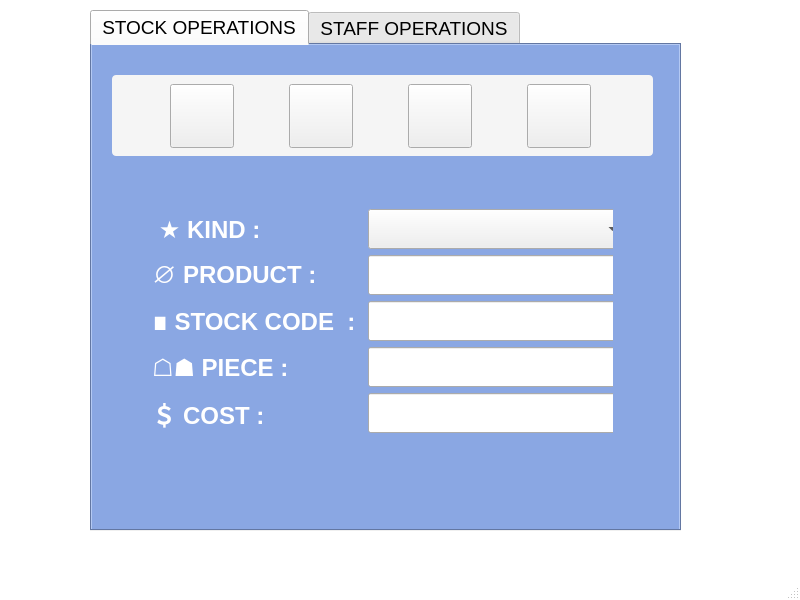
<?xml version="1.0" encoding="UTF-8"?>
<ui version="4.0">
 <class>MainWindow</class>
 <widget class="QMainWindow" name="MainWindow">
  <property name="geometry">
   <rect>
    <x>0</x>
    <y>0</y>
    <width>800</width>
    <height>600</height>
   </rect>
  </property>
  <property name="minimumSize">
   <size>
    <width>800</width>
    <height>600</height>
   </size>
  </property>
  <property name="maximumSize">
   <size>
    <width>800</width>
    <height>600</height>
   </size>
  </property>
  <property name="font">
   <font>
    <pointsize>14</pointsize>
   </font>
  </property>
  <property name="windowTitle">
   <string>MANAGER SCREEN</string>
  </property>
  <property name="styleSheet">
   <string notr="true"/>
  </property>
  <widget class="QWidget" name="centralwidget">
   <property name="minimumSize">
    <size>
     <width>800</width>
     <height>600</height>
    </size>
   </property>
   <property name="maximumSize">
    <size>
     <width>800</width>
     <height>600</height>
    </size>
   </property>
   <property name="styleSheet">
    <string notr="true">#centralwidget{
background-color: rgb(255, 255, 255);
}</string>
   </property>
   <widget class="QTabWidget" name="tabWidget">
    <property name="geometry">
     <rect>
      <x>90</x>
      <y>10</y>
      <width>591</width>
      <height>521</height>
     </rect>
    </property>
    <property name="styleSheet">
     <string notr="true">#tabWidget{
background-color: rgb(138, 167, 227);
}
</string>
    </property>
    <property name="currentIndex">
     <number>0</number>
    </property>
    <widget class="QWidget" name="tab">
     <property name="styleSheet">
      <string notr="true">#tab{
background-color: rgb(138, 167, 227);
}
</string>
     </property>
     <attribute name="title">
      <string>STOCK OPERATIONS</string>
     </attribute>
     <widget class="QWidget" name="formLayoutWidget">
      <property name="geometry">
       <rect>
        <x>60</x>
        <y>130</y>
        <width>461</width>
        <height>291</height>
       </rect>
      </property>
      <layout class="QFormLayout" name="formLayout">
       <item row="2" column="0">
        <widget class="QLabel" name="label">
         <property name="minimumSize">
          <size>
           <width>115</width>
           <height>40</height>
          </size>
         </property>
         <property name="font">
          <font>
           <pointsize>18</pointsize>
           <weight>75</weight>
           <bold>true</bold>
          </font>
         </property>
         <property name="styleSheet">
          <string notr="true">color:white;</string>
         </property>
         <property name="inputMethodHints">
          <set>Qt::ImhHiddenText</set>
         </property>
         <property name="frameShape">
          <enum>QFrame::NoFrame</enum>
         </property>
         <property name="text">
          <string>★ KIND : </string>
         </property>
         <property name="alignment">
          <set>Qt::AlignRight|Qt::AlignTrailing|Qt::AlignVCenter</set>
         </property>
        </widget>
       </item>
       <item row="2" column="1">
        <widget class="QComboBox" name="comboBox">
         <property name="minimumSize">
          <size>
           <width>256</width>
           <height>40</height>
          </size>
         </property>
         <property name="maximumSize">
          <size>
           <width>256</width>
           <height>40</height>
          </size>
         </property>
         <property name="baseSize">
          <size>
           <width>250</width>
           <height>40</height>
          </size>
         </property>
         <property name="font">
          <font>
           <weight>75</weight>
           <bold>true</bold>
          </font>
         </property>
         <property name="acceptDrops">
          <bool>false</bool>
         </property>
         <property name="maxVisibleItems">
          <number>10</number>
         </property>
         <item>
          <property name="text">
           <string> </string>
          </property>
         </item>
         <item>
          <property name="text">
           <string>GREENGROCERY</string>
          </property>
         </item>
         <item>
          <property name="text">
           <string>BUTCHER</string>
          </property>
         </item>
         <item>
          <property name="text">
           <string>CLEANING</string>
          </property>
         </item>
         <item>
          <property name="text">
           <string>LEGUMES</string>
          </property>
         </item>
        </widget>
       </item>
       <item row="3" column="0">
        <widget class="QLabel" name="label_9">
         <property name="minimumSize">
          <size>
           <width>115</width>
           <height>40</height>
          </size>
         </property>
         <property name="font">
          <font>
           <pointsize>18</pointsize>
           <weight>75</weight>
           <bold>true</bold>
          </font>
         </property>
         <property name="styleSheet">
          <string notr="true">color:white;</string>
         </property>
         <property name="inputMethodHints">
          <set>Qt::ImhHiddenText</set>
         </property>
         <property name="frameShape">
          <enum>QFrame::NoFrame</enum>
         </property>
         <property name="text">
          <string>∅ PRODUCT : </string>
         </property>
         <property name="alignment">
          <set>Qt::AlignRight|Qt::AlignTrailing|Qt::AlignVCenter</set>
         </property>
        </widget>
       </item>
       <item row="3" column="1">
        <widget class="QLineEdit" name="lineEdit_7">
         <property name="minimumSize">
          <size>
           <width>250</width>
           <height>40</height>
          </size>
         </property>
         <property name="maximumSize">
          <size>
           <width>250</width>
           <height>40</height>
          </size>
         </property>
         <property name="font">
          <font>
           <weight>50</weight>
           <bold>false</bold>
          </font>
         </property>
         <property name="text">
          <string/>
         </property>
        </widget>
       </item>
       <item row="4" column="0">
        <widget class="QLabel" name="label_2">
         <property name="minimumSize">
          <size>
           <width>115</width>
           <height>40</height>
          </size>
         </property>
         <property name="font">
          <font>
           <pointsize>18</pointsize>
           <weight>75</weight>
           <bold>true</bold>
          </font>
         </property>
         <property name="styleSheet">
          <string notr="true">color:white;</string>
         </property>
         <property name="inputMethodHints">
          <set>Qt::ImhHiddenText</set>
         </property>
         <property name="frameShape">
          <enum>QFrame::NoFrame</enum>
         </property>
         <property name="text">
          <string>∎ STOCK CODE  : </string>
         </property>
         <property name="alignment">
          <set>Qt::AlignRight|Qt::AlignTrailing|Qt::AlignVCenter</set>
         </property>
        </widget>
       </item>
       <item row="4" column="1">
        <widget class="QLineEdit" name="lineEdit">
         <property name="minimumSize">
          <size>
           <width>250</width>
           <height>40</height>
          </size>
         </property>
        </widget>
       </item>
       <item row="5" column="0">
        <widget class="QLabel" name="label_3">
         <property name="minimumSize">
          <size>
           <width>115</width>
           <height>40</height>
          </size>
         </property>
         <property name="font">
          <font>
           <pointsize>18</pointsize>
           <weight>75</weight>
           <bold>true</bold>
          </font>
         </property>
         <property name="styleSheet">
          <string notr="true">color:white;</string>
         </property>
         <property name="inputMethodHints">
          <set>Qt::ImhHiddenText</set>
         </property>
         <property name="frameShape">
          <enum>QFrame::NoFrame</enum>
         </property>
         <property name="text">
          <string>☖☗ PIECE : </string>
         </property>
         <property name="alignment">
          <set>Qt::AlignRight|Qt::AlignTrailing|Qt::AlignVCenter</set>
         </property>
        </widget>
       </item>
       <item row="5" column="1">
        <widget class="QLineEdit" name="lineEdit_2">
         <property name="minimumSize">
          <size>
           <width>250</width>
           <height>40</height>
          </size>
         </property>
        </widget>
       </item>
       <item row="6" column="0">
        <widget class="QLabel" name="label_4">
         <property name="minimumSize">
          <size>
           <width>115</width>
           <height>40</height>
          </size>
         </property>
         <property name="font">
          <font>
           <pointsize>18</pointsize>
           <weight>75</weight>
           <bold>true</bold>
          </font>
         </property>
         <property name="styleSheet">
          <string notr="true">color:white;</string>
         </property>
         <property name="inputMethodHints">
          <set>Qt::ImhHiddenText</set>
         </property>
         <property name="frameShape">
          <enum>QFrame::NoFrame</enum>
         </property>
         <property name="text">
          <string>＄ COST : </string>
         </property>
         <property name="alignment">
          <set>Qt::AlignRight|Qt::AlignTrailing|Qt::AlignVCenter</set>
         </property>
        </widget>
       </item>
       <item row="6" column="1">
        <widget class="QLineEdit" name="lineEdit_3">
         <property name="minimumSize">
          <size>
           <width>250</width>
           <height>40</height>
          </size>
         </property>
        </widget>
       </item>
       <item row="1" column="1">
        <spacer name="verticalSpacer">
         <property name="orientation">
          <enum>Qt::Vertical</enum>
         </property>
         <property name="sizeHint" stdset="0">
          <size>
           <width>20</width>
           <height>10</height>
          </size>
         </property>
        </spacer>
       </item>
       <item row="7" column="1">
        <spacer name="verticalSpacer_2">
         <property name="orientation">
          <enum>Qt::Vertical</enum>
         </property>
         <property name="sizeHint" stdset="0">
          <size>
           <width>20</width>
           <height>10</height>
          </size>
         </property>
        </spacer>
       </item>
      </layout>
     </widget>
     <widget class="QFrame" name="horizontalFrame">
      <property name="geometry">
       <rect>
        <x>20</x>
        <y>30</y>
        <width>541</width>
        <height>81</height>
       </rect>
      </property>
      <property name="styleSheet">
       <string notr="true">#horizontalFrame{
background-color:rgb(245,245,245);
border-radius: 4px;
}</string>
      </property>
      <layout class="QHBoxLayout" name="horizontalLayout">
       <item>
        <widget class="QPushButton" name="pushButton">
         <property name="minimumSize">
          <size>
           <width>64</width>
           <height>64</height>
          </size>
         </property>
         <property name="maximumSize">
          <size>
           <width>64</width>
           <height>64</height>
          </size>
         </property>
         <property name="text">
          <string/>
         </property>
         <property name="icon">
          <iconset>
           <selectedon>:/seacrh/icons/research.png</selectedon>
          </iconset>
         </property>
         <property name="iconSize">
          <size>
           <width>40</width>
           <height>40</height>
          </size>
         </property>
        </widget>
       </item>
       <item>
        <widget class="QPushButton" name="pushButton_2">
         <property name="minimumSize">
          <size>
           <width>64</width>
           <height>64</height>
          </size>
         </property>
         <property name="maximumSize">
          <size>
           <width>64</width>
           <height>64</height>
          </size>
         </property>
         <property name="text">
          <string/>
         </property>
         <property name="icon">
          <iconset>
           <selectedon>:/save/icons/Save-icon.png</selectedon>
          </iconset>
         </property>
         <property name="iconSize">
          <size>
           <width>40</width>
           <height>40</height>
          </size>
         </property>
        </widget>
       </item>
       <item>
        <widget class="QPushButton" name="pushButton_3">
         <property name="minimumSize">
          <size>
           <width>64</width>
           <height>64</height>
          </size>
         </property>
         <property name="maximumSize">
          <size>
           <width>64</width>
           <height>64</height>
          </size>
         </property>
         <property name="text">
          <string/>
         </property>
         <property name="icon">
          <iconset>
           <selectedon>:/delete/icons/delete.png</selectedon>
          </iconset>
         </property>
         <property name="iconSize">
          <size>
           <width>40</width>
           <height>40</height>
          </size>
         </property>
        </widget>
       </item>
       <item>
        <widget class="QPushButton" name="pushButton_7">
         <property name="minimumSize">
          <size>
           <width>64</width>
           <height>64</height>
          </size>
         </property>
         <property name="maximumSize">
          <size>
           <width>64</width>
           <height>64</height>
          </size>
         </property>
         <property name="text">
          <string/>
         </property>
         <property name="icon">
          <iconset>
           <selectedon>:/refresh/icons/Refresh.png</selectedon>
          </iconset>
         </property>
         <property name="iconSize">
          <size>
           <width>40</width>
           <height>40</height>
          </size>
         </property>
        </widget>
       </item>
      </layout>
     </widget>
    </widget>
    <widget class="QWidget" name="tab_2">
     <property name="styleSheet">
      <string notr="true">#tab_2{
background-color: rgb(138, 167, 227);
}
</string>
     </property>
     <attribute name="title">
      <string>STAFF OPERATIONS</string>
     </attribute>
     <widget class="QFrame" name="horizontalFrame_2">
      <property name="geometry">
       <rect>
        <x>20</x>
        <y>30</y>
        <width>541</width>
        <height>81</height>
       </rect>
      </property>
      <property name="styleSheet">
       <string notr="true">#horizontalFrame_2{
background-color:rgb(245,245,245);
border-radius: 4px;
}</string>
      </property>
      <layout class="QHBoxLayout" name="horizontalLayout_3">
       <item>
        <widget class="QPushButton" name="pushButton_4">
         <property name="minimumSize">
          <size>
           <width>64</width>
           <height>64</height>
          </size>
         </property>
         <property name="maximumSize">
          <size>
           <width>64</width>
           <height>64</height>
          </size>
         </property>
         <property name="text">
          <string/>
         </property>
         <property name="icon">
          <iconset>
           <selectedon>:/seacrh/icons/research.png</selectedon>
          </iconset>
         </property>
         <property name="iconSize">
          <size>
           <width>40</width>
           <height>40</height>
          </size>
         </property>
        </widget>
       </item>
       <item>
        <widget class="QPushButton" name="pushButton_5">
         <property name="minimumSize">
          <size>
           <width>64</width>
           <height>64</height>
          </size>
         </property>
         <property name="maximumSize">
          <size>
           <width>64</width>
           <height>64</height>
          </size>
         </property>
         <property name="text">
          <string/>
         </property>
         <property name="icon">
          <iconset>
           <selectedon>:/save/icons/Save-icon.png</selectedon>
          </iconset>
         </property>
         <property name="iconSize">
          <size>
           <width>40</width>
           <height>40</height>
          </size>
         </property>
        </widget>
       </item>
       <item>
        <widget class="QPushButton" name="pushButton_6">
         <property name="minimumSize">
          <size>
           <width>64</width>
           <height>64</height>
          </size>
         </property>
         <property name="maximumSize">
          <size>
           <width>64</width>
           <height>64</height>
          </size>
         </property>
         <property name="text">
          <string/>
         </property>
         <property name="icon">
          <iconset>
           <selectedon>:/delete/icons/delete.png</selectedon>
          </iconset>
         </property>
         <property name="iconSize">
          <size>
           <width>40</width>
           <height>40</height>
          </size>
         </property>
        </widget>
       </item>
       <item>
        <widget class="QPushButton" name="pushButton_12">
         <property name="minimumSize">
          <size>
           <width>64</width>
           <height>64</height>
          </size>
         </property>
         <property name="maximumSize">
          <size>
           <width>64</width>
           <height>64</height>
          </size>
         </property>
         <property name="text">
          <string/>
         </property>
         <property name="icon">
          <iconset>
           <selectedon>:/refresh/icons/Refresh.png</selectedon>
          </iconset>
         </property>
         <property name="iconSize">
          <size>
           <width>40</width>
           <height>40</height>
          </size>
         </property>
        </widget>
       </item>
      </layout>
     </widget>
     <widget class="QWidget" name="formLayoutWidget_2">
      <property name="geometry">
       <rect>
        <x>29</x>
        <y>140</y>
        <width>521</width>
        <height>291</height>
       </rect>
      </property>
      <layout class="QFormLayout" name="formLayout_2">
       <item row="1" column="1">
        <widget class="QLineEdit" name="lineEdit_4">
         <property name="minimumSize">
          <size>
           <width>250</width>
           <height>40</height>
          </size>
         </property>
         <property name="maximumSize">
          <size>
           <width>250</width>
           <height>40</height>
          </size>
         </property>
        </widget>
       </item>
       <item row="1" column="0">
        <widget class="QLabel" name="label_5">
         <property name="minimumSize">
          <size>
           <width>140</width>
           <height>40</height>
          </size>
         </property>
         <property name="maximumSize">
          <size>
           <width>140</width>
           <height>40</height>
          </size>
         </property>
         <property name="font">
          <font>
           <pointsize>18</pointsize>
           <weight>75</weight>
           <bold>true</bold>
          </font>
         </property>
         <property name="styleSheet">
          <string notr="true">color:white;</string>
         </property>
         <property name="text">
          <string>🛅   ID : </string>
         </property>
         <property name="alignment">
          <set>Qt::AlignRight|Qt::AlignTrailing|Qt::AlignVCenter</set>
         </property>
        </widget>
       </item>
       <item row="2" column="1">
        <widget class="QLineEdit" name="lineEdit_5">
         <property name="minimumSize">
          <size>
           <width>250</width>
           <height>40</height>
          </size>
         </property>
         <property name="maximumSize">
          <size>
           <width>250</width>
           <height>40</height>
          </size>
         </property>
        </widget>
       </item>
       <item row="2" column="0">
        <widget class="QLabel" name="label_6">
         <property name="minimumSize">
          <size>
           <width>140</width>
           <height>40</height>
          </size>
         </property>
         <property name="maximumSize">
          <size>
           <width>140</width>
           <height>40</height>
          </size>
         </property>
         <property name="font">
          <font>
           <pointsize>18</pointsize>
           <weight>75</weight>
           <bold>true</bold>
          </font>
         </property>
         <property name="styleSheet">
          <string notr="true">color:white;</string>
         </property>
         <property name="text">
          <string>🚹  NAME : </string>
         </property>
         <property name="alignment">
          <set>Qt::AlignRight|Qt::AlignTrailing|Qt::AlignVCenter</set>
         </property>
        </widget>
       </item>
       <item row="3" column="1">
        <widget class="QLineEdit" name="lineEdit_6">
         <property name="minimumSize">
          <size>
           <width>250</width>
           <height>40</height>
          </size>
         </property>
         <property name="maximumSize">
          <size>
           <width>250</width>
           <height>40</height>
          </size>
         </property>
        </widget>
       </item>
       <item row="3" column="0">
        <widget class="QLabel" name="label_8">
         <property name="minimumSize">
          <size>
           <width>160</width>
           <height>40</height>
          </size>
         </property>
         <property name="maximumSize">
          <size>
           <width>160</width>
           <height>40</height>
          </size>
         </property>
         <property name="font">
          <font>
           <pointsize>18</pointsize>
           <weight>75</weight>
           <bold>true</bold>
          </font>
         </property>
         <property name="styleSheet">
          <string notr="true">color:white;</string>
         </property>
         <property name="text">
          <string>🈳   PASSWORD : </string>
         </property>
         <property name="alignment">
          <set>Qt::AlignRight|Qt::AlignTrailing|Qt::AlignVCenter</set>
         </property>
        </widget>
       </item>
       <item row="4" column="1">
        <widget class="QComboBox" name="comboBox_2">
         <property name="minimumSize">
          <size>
           <width>256</width>
           <height>40</height>
          </size>
         </property>
         <property name="maximumSize">
          <size>
           <width>256</width>
           <height>40</height>
          </size>
         </property>
         <item>
          <property name="text">
           <string> </string>
          </property>
         </item>
         <item>
          <property name="text">
           <string>CASHIER</string>
          </property>
         </item>
         <item>
          <property name="text">
           <string>MANAGER</string>
          </property>
         </item>
        </widget>
       </item>
       <item row="4" column="0">
        <widget class="QLabel" name="label_7">
         <property name="minimumSize">
          <size>
           <width>140</width>
           <height>40</height>
          </size>
         </property>
         <property name="maximumSize">
          <size>
           <width>140</width>
           <height>40</height>
          </size>
         </property>
         <property name="font">
          <font>
           <pointsize>18</pointsize>
           <weight>75</weight>
           <bold>true</bold>
          </font>
         </property>
         <property name="styleSheet">
          <string notr="true">color:white;</string>
         </property>
         <property name="text">
          <string> 🛃   POSITION : </string>
         </property>
         <property name="alignment">
          <set>Qt::AlignRight|Qt::AlignTrailing|Qt::AlignVCenter</set>
         </property>
        </widget>
       </item>
       <item row="0" column="1">
        <spacer name="verticalSpacer_3">
         <property name="orientation">
          <enum>Qt::Vertical</enum>
         </property>
         <property name="sizeHint" stdset="0">
          <size>
           <width>20</width>
           <height>30</height>
          </size>
         </property>
        </spacer>
       </item>
       <item row="5" column="1">
        <spacer name="verticalSpacer_4">
         <property name="orientation">
          <enum>Qt::Vertical</enum>
         </property>
         <property name="sizeHint" stdset="0">
          <size>
           <width>20</width>
           <height>30</height>
          </size>
         </property>
        </spacer>
       </item>
      </layout>
     </widget>
    </widget>
   </widget>
  </widget>
  <widget class="QStatusBar" name="statusbar_s">
   <property name="minimumSize">
    <size>
     <width>0</width>
     <height>30</height>
    </size>
   </property>
  </widget>
 </widget>
 <resources>
  <include location="add.qrc"/>
 </resources>
 <connections/>
</ui>
